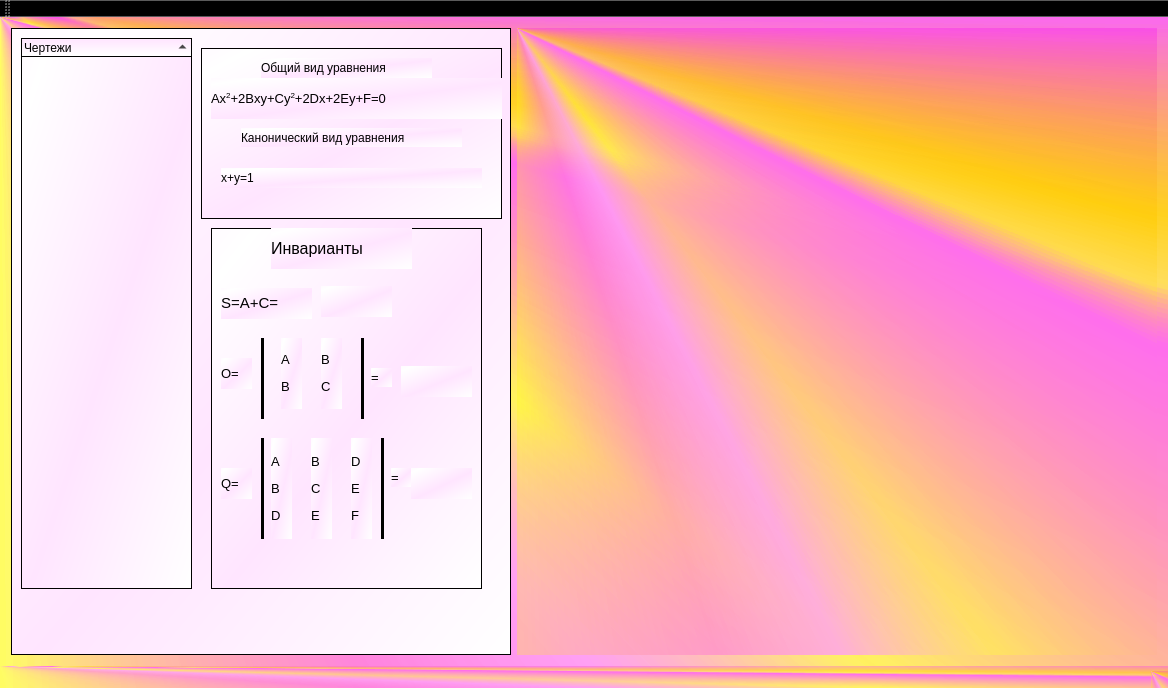
<?xml version="1.0" encoding="UTF-8"?>
<ui version="4.0">
 <class>MainWindow</class>
 <widget class="QMainWindow" name="MainWindow">
  <property name="geometry">
   <rect>
    <x>0</x>
    <y>0</y>
    <width>1168</width>
    <height>688</height>
   </rect>
  </property>
  <property name="windowTitle">
   <string>Визуальный редактор кривых второго порядка</string>
  </property>
  <property name="styleSheet">
   <string notr="true">background-color: qlineargradient(spread:reflect, x1:0, y1:0, x2:0.00429185, y2:1, stop:0 rgba(253, 239, 255, 255), stop:1 rgba(255, 255, 255, 255));
background-color: qconicalgradient(cx:0, cy:0, angle:135, stop:0 rgba(255, 211, 252, 69), stop:0.375 rgba(255, 255, 0, 69), stop:0.423533 rgba(255, 121, 218, 145), stop:0.45 rgba(255, 159, 244, 208), stop:0.477581 rgba(255, 244, 71, 130), stop:0.55 rgba(255, 110, 237, 255), stop:0.562232 rgba(255, 218, 71, 130), stop:0.57754 rgba(255, 203, 0, 130), stop:0.625 rgba(247, 0, 255, 69), stop:1 rgba(255, 255, 0, 69));</string>
  </property>
  <widget class="QWidget" name="centralWidget">
   <layout class="QHBoxLayout" name="horizontalLayout_2">
    <item>
     <layout class="QHBoxLayout" name="horizontalLayout">
      <item>
       <widget class="QFrame" name="frame">
        <property name="maximumSize">
         <size>
          <width>500</width>
          <height>16777215</height>
         </size>
        </property>
        <property name="styleSheet">
         <string notr="true">background-color: qlineargradient(spread:reflect, x1:0.558, y1:0.528, x2:1, y2:1, stop:0 rgba(255, 229, 255, 255), stop:1 rgba(255, 255, 255, 255));</string>
        </property>
        <property name="frameShape">
         <enum>QFrame::StyledPanel</enum>
        </property>
        <property name="frameShadow">
         <enum>QFrame::Raised</enum>
        </property>
        <widget class="QTreeWidget" name="treeWidget">
         <property name="geometry">
          <rect>
           <x>10</x>
           <y>10</y>
           <width>171</width>
           <height>551</height>
          </rect>
         </property>
         <property name="contextMenuPolicy">
          <enum>Qt::CustomContextMenu</enum>
         </property>
         <property name="sortingEnabled">
          <bool>true</bool>
         </property>
         <property name="animated">
          <bool>true</bool>
         </property>
         <column>
          <property name="text">
           <string>Чертежи</string>
          </property>
         </column>
        </widget>
        <widget class="QFrame" name="frame_2">
         <property name="geometry">
          <rect>
           <x>200</x>
           <y>200</y>
           <width>271</width>
           <height>361</height>
          </rect>
         </property>
         <property name="styleSheet">
          <string notr="true"/>
         </property>
         <property name="frameShape">
          <enum>QFrame::StyledPanel</enum>
         </property>
         <property name="frameShadow">
          <enum>QFrame::Raised</enum>
         </property>
         <widget class="QLabel" name="label">
          <property name="geometry">
           <rect>
            <x>60</x>
            <y>0</y>
            <width>141</width>
            <height>41</height>
           </rect>
          </property>
          <property name="text">
           <string>&lt;html&gt;&lt;head/&gt;&lt;body&gt;&lt;p&gt;&lt;span style=&quot; font-size:12pt;&quot;&gt;Инварианты&lt;/span&gt;&lt;/p&gt;&lt;/body&gt;&lt;/html&gt;</string>
          </property>
         </widget>
         <widget class="QLabel" name="label_4">
          <property name="geometry">
           <rect>
            <x>10</x>
            <y>60</y>
            <width>91</width>
            <height>31</height>
           </rect>
          </property>
          <property name="text">
           <string>&lt;html&gt;&lt;head/&gt;&lt;body&gt;&lt;p&gt;&lt;span style=&quot; font-size:11pt;&quot;&gt;S=A+C=&lt;/span&gt;&lt;/p&gt;&lt;/body&gt;&lt;/html&gt;</string>
          </property>
         </widget>
         <widget class="QLabel" name="label_5">
          <property name="geometry">
           <rect>
            <x>10</x>
            <y>130</y>
            <width>31</width>
            <height>31</height>
           </rect>
          </property>
          <property name="text">
           <string>&lt;html&gt;&lt;head/&gt;&lt;body&gt;&lt;p&gt;&lt;span style=&quot; font-size:10pt;&quot;&gt;O=&lt;/span&gt;&lt;/p&gt;&lt;/body&gt;&lt;/html&gt;</string>
          </property>
         </widget>
         <widget class="Line" name="line">
          <property name="geometry">
           <rect>
            <x>50</x>
            <y>110</y>
            <width>3</width>
            <height>81</height>
           </rect>
          </property>
          <property name="maximumSize">
           <size>
            <width>3</width>
            <height>16777215</height>
           </size>
          </property>
          <property name="styleSheet">
           <string notr="true">background-color: rgb(0, 0, 0);</string>
          </property>
          <property name="orientation">
           <enum>Qt::Vertical</enum>
          </property>
         </widget>
         <widget class="QLabel" name="label_6">
          <property name="geometry">
           <rect>
            <x>70</x>
            <y>110</y>
            <width>21</width>
            <height>71</height>
           </rect>
          </property>
          <property name="text">
           <string>&lt;html&gt;&lt;head/&gt;&lt;body&gt;&lt;p&gt;&lt;span style=&quot; font-size:10pt;&quot;&gt;A &lt;/span&gt;&lt;/p&gt;&lt;p&gt;&lt;span style=&quot; font-size:10pt;&quot;&gt;B &lt;/span&gt;&lt;/p&gt;&lt;/body&gt;&lt;/html&gt;</string>
          </property>
         </widget>
         <widget class="Line" name="line_3">
          <property name="geometry">
           <rect>
            <x>150</x>
            <y>110</y>
            <width>3</width>
            <height>81</height>
           </rect>
          </property>
          <property name="maximumSize">
           <size>
            <width>3</width>
            <height>16777215</height>
           </size>
          </property>
          <property name="styleSheet">
           <string notr="true">background-color: rgb(0, 0, 0);</string>
          </property>
          <property name="orientation">
           <enum>Qt::Vertical</enum>
          </property>
         </widget>
         <widget class="QLabel" name="label_7">
          <property name="geometry">
           <rect>
            <x>110</x>
            <y>110</y>
            <width>21</width>
            <height>71</height>
           </rect>
          </property>
          <property name="text">
           <string>&lt;html&gt;&lt;head/&gt;&lt;body&gt;&lt;p&gt;&lt;span style=&quot; font-size:10pt;&quot;&gt;B&lt;/span&gt;&lt;/p&gt;&lt;p&gt;&lt;span style=&quot; font-size:10pt;&quot;&gt;C &lt;/span&gt;&lt;/p&gt;&lt;/body&gt;&lt;/html&gt;</string>
          </property>
         </widget>
         <widget class="QLabel" name="label_8">
          <property name="geometry">
           <rect>
            <x>160</x>
            <y>140</y>
            <width>21</width>
            <height>19</height>
           </rect>
          </property>
          <property name="text">
           <string>&lt;html&gt;&lt;head/&gt;&lt;body&gt;&lt;p&gt;&lt;span style=&quot; font-size:10pt;&quot;&gt;=&lt;/span&gt;&lt;/p&gt;&lt;/body&gt;&lt;/html&gt;</string>
          </property>
         </widget>
         <widget class="QLabel" name="label_9">
          <property name="geometry">
           <rect>
            <x>10</x>
            <y>240</y>
            <width>31</width>
            <height>31</height>
           </rect>
          </property>
          <property name="text">
           <string>&lt;html&gt;&lt;head/&gt;&lt;body&gt;&lt;p&gt;&lt;span style=&quot; font-size:10pt;&quot;&gt;Q=&lt;/span&gt;&lt;/p&gt;&lt;/body&gt;&lt;/html&gt;</string>
          </property>
         </widget>
         <widget class="Line" name="line_2">
          <property name="geometry">
           <rect>
            <x>50</x>
            <y>210</y>
            <width>3</width>
            <height>101</height>
           </rect>
          </property>
          <property name="maximumSize">
           <size>
            <width>3</width>
            <height>16777215</height>
           </size>
          </property>
          <property name="styleSheet">
           <string notr="true">background-color: rgb(0, 0, 0);</string>
          </property>
          <property name="orientation">
           <enum>Qt::Vertical</enum>
          </property>
         </widget>
         <widget class="Line" name="line_4">
          <property name="geometry">
           <rect>
            <x>170</x>
            <y>210</y>
            <width>3</width>
            <height>101</height>
           </rect>
          </property>
          <property name="maximumSize">
           <size>
            <width>3</width>
            <height>16777215</height>
           </size>
          </property>
          <property name="styleSheet">
           <string notr="true">background-color: rgb(0, 0, 0);</string>
          </property>
          <property name="orientation">
           <enum>Qt::Vertical</enum>
          </property>
         </widget>
         <widget class="QLabel" name="label_10">
          <property name="geometry">
           <rect>
            <x>60</x>
            <y>210</y>
            <width>21</width>
            <height>101</height>
           </rect>
          </property>
          <property name="text">
           <string>&lt;html&gt;&lt;head/&gt;&lt;body&gt;&lt;p&gt;&lt;span style=&quot; font-size:10pt;&quot;&gt;A&lt;/span&gt;&lt;/p&gt;&lt;p&gt;&lt;span style=&quot; font-size:10pt;&quot;&gt;B&lt;/span&gt;&lt;/p&gt;&lt;p&gt;&lt;span style=&quot; font-size:10pt;&quot;&gt;D&lt;/span&gt;&lt;/p&gt;&lt;/body&gt;&lt;/html&gt;</string>
          </property>
         </widget>
         <widget class="QLabel" name="label_11">
          <property name="geometry">
           <rect>
            <x>100</x>
            <y>210</y>
            <width>21</width>
            <height>101</height>
           </rect>
          </property>
          <property name="text">
           <string>&lt;html&gt;&lt;head/&gt;&lt;body&gt;&lt;p&gt;&lt;span style=&quot; font-size:10pt;&quot;&gt;B&lt;/span&gt;&lt;/p&gt;&lt;p&gt;&lt;span style=&quot; font-size:10pt;&quot;&gt;C&lt;/span&gt;&lt;/p&gt;&lt;p&gt;&lt;span style=&quot; font-size:10pt;&quot;&gt;E&lt;/span&gt;&lt;/p&gt;&lt;/body&gt;&lt;/html&gt;</string>
          </property>
         </widget>
         <widget class="QLabel" name="label_12">
          <property name="geometry">
           <rect>
            <x>140</x>
            <y>210</y>
            <width>21</width>
            <height>101</height>
           </rect>
          </property>
          <property name="text">
           <string>&lt;html&gt;&lt;head/&gt;&lt;body&gt;&lt;p&gt;&lt;span style=&quot; font-size:10pt;&quot;&gt;D&lt;/span&gt;&lt;/p&gt;&lt;p&gt;&lt;span style=&quot; font-size:10pt;&quot;&gt;E&lt;/span&gt;&lt;/p&gt;&lt;p&gt;&lt;span style=&quot; font-size:10pt;&quot;&gt;F&lt;/span&gt;&lt;/p&gt;&lt;/body&gt;&lt;/html&gt;</string>
          </property>
         </widget>
         <widget class="QLabel" name="label_13">
          <property name="geometry">
           <rect>
            <x>180</x>
            <y>240</y>
            <width>21</width>
            <height>19</height>
           </rect>
          </property>
          <property name="text">
           <string>&lt;html&gt;&lt;head/&gt;&lt;body&gt;&lt;p&gt;&lt;span style=&quot; font-size:10pt;&quot;&gt;=&lt;/span&gt;&lt;/p&gt;&lt;/body&gt;&lt;/html&gt;</string>
          </property>
         </widget>
         <widget class="QLabel" name="lS">
          <property name="geometry">
           <rect>
            <x>110</x>
            <y>58</y>
            <width>71</width>
            <height>31</height>
           </rect>
          </property>
          <property name="text">
           <string/>
          </property>
         </widget>
         <widget class="QLabel" name="lO">
          <property name="geometry">
           <rect>
            <x>190</x>
            <y>138</y>
            <width>71</width>
            <height>31</height>
           </rect>
          </property>
          <property name="text">
           <string>&lt;html&gt;&lt;head/&gt;&lt;body&gt;&lt;p&gt;&lt;br/&gt;&lt;/p&gt;&lt;/body&gt;&lt;/html&gt;</string>
          </property>
         </widget>
         <widget class="QLabel" name="lQ">
          <property name="geometry">
           <rect>
            <x>200</x>
            <y>240</y>
            <width>61</width>
            <height>31</height>
           </rect>
          </property>
          <property name="text">
           <string>&lt;html&gt;&lt;head/&gt;&lt;body&gt;&lt;p&gt;&lt;br/&gt;&lt;/p&gt;&lt;/body&gt;&lt;/html&gt;</string>
          </property>
         </widget>
        </widget>
        <widget class="QFrame" name="frame_3">
         <property name="geometry">
          <rect>
           <x>190</x>
           <y>20</y>
           <width>301</width>
           <height>171</height>
          </rect>
         </property>
         <property name="contextMenuPolicy">
          <enum>Qt::ActionsContextMenu</enum>
         </property>
         <property name="frameShape">
          <enum>QFrame::StyledPanel</enum>
         </property>
         <property name="frameShadow">
          <enum>QFrame::Raised</enum>
         </property>
         <widget class="QTextEdit" name="textEdit">
          <property name="geometry">
           <rect>
            <x>0</x>
            <y>0</y>
            <width>301</width>
            <height>41</height>
           </rect>
          </property>
         </widget>
         <widget class="QPushButton" name="pushButton">
          <property name="geometry">
           <rect>
            <x>20</x>
            <y>50</y>
            <width>251</width>
            <height>34</height>
           </rect>
          </property>
          <property name="text">
           <string>Построить новый график </string>
          </property>
         </widget>
         <widget class="QLabel" name="label_3">
          <property name="geometry">
           <rect>
            <x>10</x>
            <y>90</y>
            <width>111</width>
            <height>19</height>
           </rect>
          </property>
          <property name="text">
           <string>Значение x от:</string>
          </property>
         </widget>
         <widget class="QDoubleSpinBox" name="diap1">
          <property name="geometry">
           <rect>
            <x>120</x>
            <y>90</y>
            <width>68</width>
            <height>21</height>
           </rect>
          </property>
          <property name="minimum">
           <double>-999.990000000000009</double>
          </property>
          <property name="maximum">
           <double>999.990000000000009</double>
          </property>
         </widget>
         <widget class="QLabel" name="label_15">
          <property name="geometry">
           <rect>
            <x>190</x>
            <y>90</y>
            <width>31</width>
            <height>19</height>
           </rect>
          </property>
          <property name="text">
           <string>до:</string>
          </property>
         </widget>
         <widget class="QDoubleSpinBox" name="diap2">
          <property name="geometry">
           <rect>
            <x>220</x>
            <y>90</y>
            <width>68</width>
            <height>21</height>
           </rect>
          </property>
          <property name="minimum">
           <double>-999.990000000000009</double>
          </property>
          <property name="maximum">
           <double>999.990000000000009</double>
          </property>
         </widget>
         <widget class="QLabel" name="label_16">
          <property name="geometry">
           <rect>
            <x>40</x>
            <y>120</y>
            <width>141</width>
            <height>19</height>
           </rect>
          </property>
          <property name="text">
           <string>Количество точек:</string>
          </property>
         </widget>
         <widget class="QSpinBox" name="toch">
          <property name="geometry">
           <rect>
            <x>190</x>
            <y>120</y>
            <width>61</width>
            <height>21</height>
           </rect>
          </property>
          <property name="maximum">
           <number>100000</number>
          </property>
         </widget>
         <widget class="QFrame" name="frame_4">
          <property name="geometry">
           <rect>
            <x>0</x>
            <y>0</y>
            <width>301</width>
            <height>171</height>
           </rect>
          </property>
          <property name="contextMenuPolicy">
           <enum>Qt::ActionsContextMenu</enum>
          </property>
          <property name="frameShape">
           <enum>QFrame::StyledPanel</enum>
          </property>
          <property name="frameShadow">
           <enum>QFrame::Raised</enum>
          </property>
          <widget class="QLabel" name="label_17">
           <property name="geometry">
            <rect>
             <x>40</x>
             <y>80</y>
             <width>221</width>
             <height>19</height>
            </rect>
           </property>
           <property name="text">
            <string>Канонический вид уравнения</string>
           </property>
          </widget>
          <widget class="QLabel" name="label_2">
           <property name="geometry">
            <rect>
             <x>60</x>
             <y>10</y>
             <width>171</width>
             <height>20</height>
            </rect>
           </property>
           <property name="text">
            <string>Общий вид уравнения</string>
           </property>
          </widget>
          <widget class="QLabel" name="label_18">
           <property name="geometry">
            <rect>
             <x>20</x>
             <y>120</y>
             <width>261</width>
             <height>20</height>
            </rect>
           </property>
           <property name="text">
            <string>x+y=1</string>
           </property>
          </widget>
          <widget class="QLabel" name="label_14">
           <property name="geometry">
            <rect>
             <x>10</x>
             <y>30</y>
             <width>291</width>
             <height>41</height>
            </rect>
           </property>
           <property name="text">
            <string>&lt;html&gt;&lt;head/&gt;&lt;body&gt;&lt;p&gt;&lt;span style=&quot; font-size:10pt;&quot;&gt;Ax&lt;/span&gt;&lt;span style=&quot; font-size:10pt; vertical-align:super;&quot;&gt;2&lt;/span&gt;&lt;span style=&quot; font-size:10pt;&quot;&gt;+2Bxy+Cy&lt;/span&gt;&lt;span style=&quot; font-size:10pt; vertical-align:super;&quot;&gt;2&lt;/span&gt;&lt;span style=&quot; font-size:10pt;&quot;&gt;+2Dx+2Ey+F=0&lt;/span&gt;&lt;/p&gt;&lt;/body&gt;&lt;/html&gt;</string>
           </property>
          </widget>
         </widget>
        </widget>
       </widget>
      </item>
      <item>
       <widget class="QCustomPlot" name="plot" native="true">
        <property name="mouseTracking">
         <bool>true</bool>
        </property>
        <property name="contextMenuPolicy">
         <enum>Qt::ActionsContextMenu</enum>
        </property>
       </widget>
      </item>
     </layout>
    </item>
   </layout>
  </widget>
  <widget class="QMenuBar" name="menuBar">
   <property name="geometry">
    <rect>
     <x>0</x>
     <y>0</y>
     <width>1168</width>
     <height>31</height>
    </rect>
   </property>
  </widget>
  <widget class="QToolBar" name="mainToolBar">
   <attribute name="toolBarArea">
    <enum>TopToolBarArea</enum>
   </attribute>
   <attribute name="toolBarBreak">
    <bool>false</bool>
   </attribute>
  </widget>
  <widget class="QStatusBar" name="statusBar"/>
  <action name="anewch">
   <property name="text">
    <string>Новый чертеж</string>
   </property>
  </action>
  <action name="aneweel">
   <property name="text">
    <string>Новый элемент</string>
   </property>
  </action>
  <action name="adel">
   <property name="text">
    <string>Удалить</string>
   </property>
  </action>
  <action name="aris">
   <property name="text">
    <string>Режим множественного отображения</string>
   </property>
  </action>
  <action name="aris2">
   <property name="text">
    <string>Режим индивидуального отображения</string>
   </property>
  </action>
  <action name="achan">
   <property name="text">
    <string>Изменить уравнение</string>
   </property>
  </action>
  <action name="asave">
   <property name="text">
    <string>Сохранить</string>
   </property>
  </action>
  <action name="atat">
   <property name="text">
    <string>Перетаскивание</string>
   </property>
  </action>
  <action name="aang">
   <property name="text">
    <string>Поворот</string>
   </property>
  </action>
  <action name="astan">
   <property name="text">
    <string>Стандартный режим</string>
   </property>
  </action>
 </widget>
 <layoutdefault spacing="6" margin="11"/>
 <customwidgets>
  <customwidget>
   <class>QCustomPlot</class>
   <extends>QWidget</extends>
   <header>qcustomplot.h</header>
   <container>1</container>
  </customwidget>
 </customwidgets>
 <resources/>
 <connections/>
</ui>
